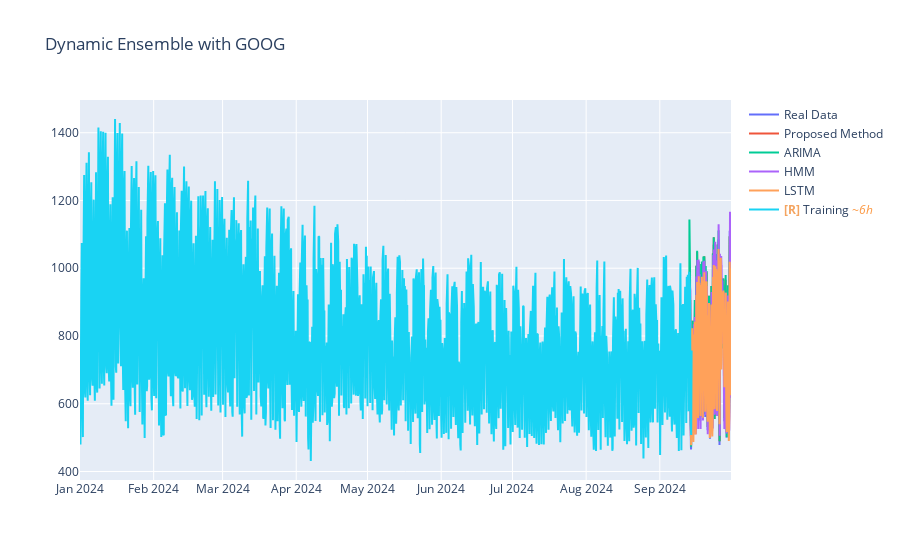

Notebook code cell kept with this figure:
### Code cell
fig = go.Figure()
fig.update_layout(title="Dynamic Ensemble with GOOG")
fig.add_trace(go.Scatter(x=df_test['ds'], y=df_test['y'], mode='lines', name='Real Data'))
fig.add_trace(go.Scatter(x=df_test['ds'], y=de_preds, mode='lines', name='Proposed Method'))
fig.add_trace(go.Scatter(x=df_test['ds'], y=arima_preds, mode='lines', name='ARIMA'))
fig.add_trace(go.Scatter(x=df_test['ds'], y=hmm_preds, mode='lines', name='HMM'))
fig.add_trace(go.Scatter(x=df_test['ds'], y=lstm_preds, mode='lines', name='LSTM'))
fig.add_trace(go.Scatter(x=df_train['ds'], y=df_train['y'], mode='lines', name='Training'))
fig.show()

### Figure 1 — Plotly figure (JSON) as saved in the notebook; plotly's stock layout.template omitted (floating-point values rounded to 4 significant figures; data arrays with more than 128 entries replaced by an {"elided": "..."} marker saying what was removed)
{"data": [{"mode": "lines", "name": "Real Data", "type": "scatter", "uid": "b5890d3e-507d-4366-b684-ebbf8b3839cc", "x": {"elided": "422 str values"}, "y": {"elided": "422 float values"}}, {"mode": "lines", "name": "Proposed Method", "type": "scatter", "uid": "c276bc37-64d6-4ef9-9cb5-f761c2577723", "x": {"elided": "422 str values"}, "y": {"elided": "422 float values"}}, {"mode": "lines", "name": "ARIMA", "type": "scatter", "uid": "1d7df58d-5486-4704-8b79-d490f0df193d", "x": {"elided": "422 str values"}, "y": {"elided": "422 float values"}}, {"mode": "lines", "name": "HMM", "type": "scatter", "uid": "48ebab8a-e3ea-4d16-a957-77b7a7a6f629", "x": {"elided": "422 str values"}, "y": {"elided": "422 float values"}}, {"mode": "lines", "name": "LSTM", "type": "scatter", "uid": "1b42fbf8-022c-4f02-92ac-cb1cf70c5a9d", "x": {"elided": "422 str values"}, "y": {"elided": "422 float values"}}, {"mode": "lines", "name": "<b style=\"color:sandybrown\">[R]</b> Training <i style=\"color:#fc9944\">~6h</i>", "type": "scatter", "uid": "d94128c1-9255-413a-acbc-a76b59e6e844", "x": {"elided": "1000 str values"}, "y": {"elided": "1000 float values"}}], "layout": {"title": {"text": "Dynamic Ensemble with GOOG"}}}
